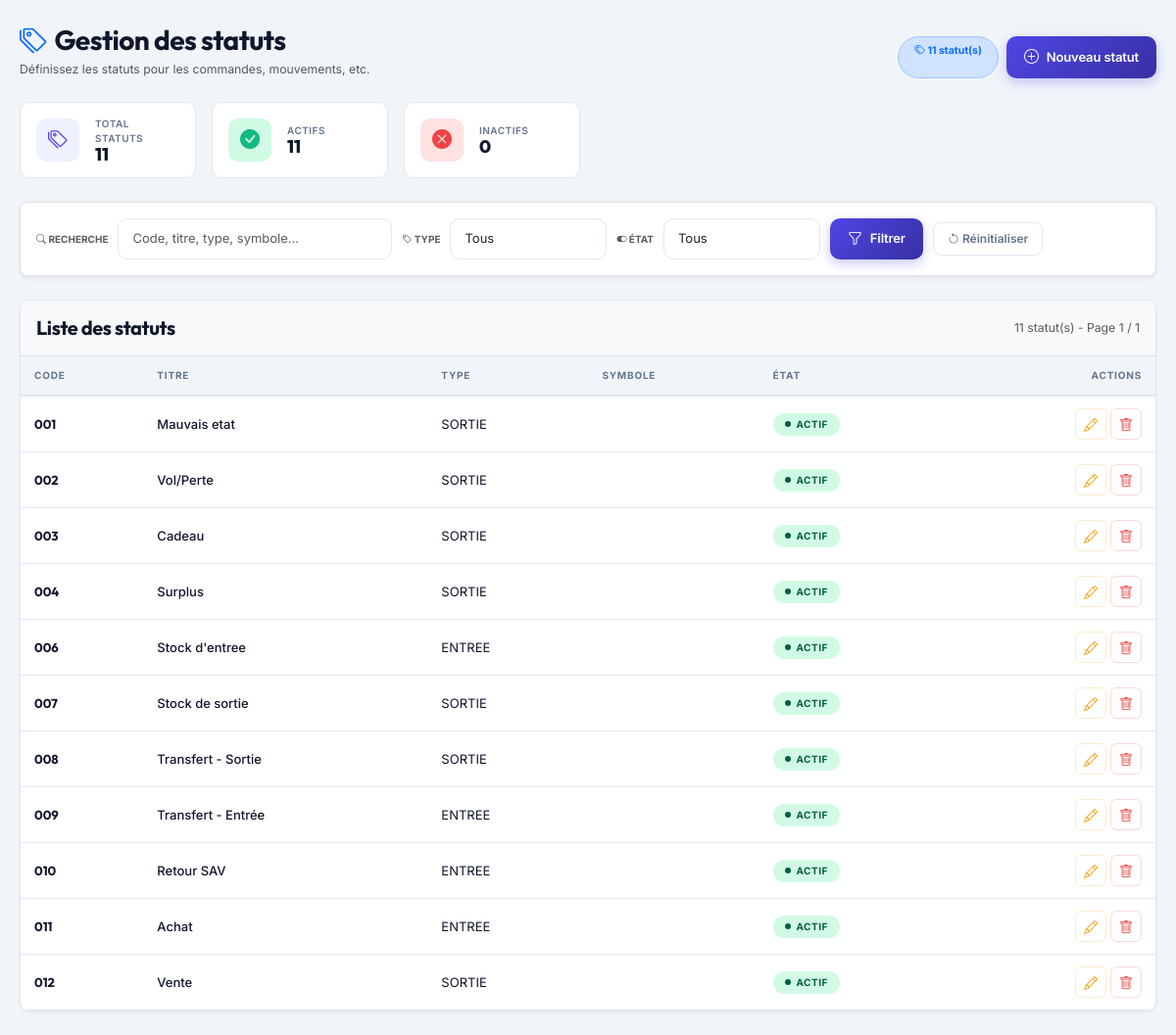
Page /views/statut/index.php on the committed database.
### tables this page shows
CREATE TABLE IF NOT EXISTS `statut` (
  `code_statut` varchar(100) NOT NULL,
  `titre_statut` varchar(100) NOT NULL,
  `type_statut` enum('ENTREE','SORTIE') DEFAULT NULL,
  `symbole_statut` varchar(100) NOT NULL,
  `etat_statut` varchar(100) NOT NULL,
  PRIMARY KEY (`code_statut`)
);

### views/statut/index.php (the view, shortened to what this page needs)
<?php
require 'databases/database.php';
function e($str)
{
    return htmlspecialchars($str ?? '', ENT_QUOTES, 'UTF-8');
}
function getTableContent($pdo, $search, $filtres, $page, $perPage = 20)
{
    $sql = "SELECT * FROM statut WHERE 1=1";
    $params = [];
    $countSql = str_replace("SELECT *", "SELECT COUNT(*)", $sql);
    $stmt = $pdo->prepare($countSql);
    $stmt->execute($params);
    $total = $stmt->fetchColumn();
    $totalPages = ceil($total / $perPage);
    $sql .= " ORDER BY code_statut LIMIT " . (($page - 1) * $perPage) . ", $perPage";
    $stmt = $pdo->prepare($sql);
    $stmt->execute($params);
    $statuts = $stmt->fetchAll(PDO::FETCH_ASSOC);
    if (empty($statuts)): ?>
        <tr><td colspan="6" class="text-center py-5 text-muted"><i class="bi bi-inbox fs-1 d-block mb-2 opacity-50"></i>Aucun statut trouvé</td></tr>
    <?php else: ?>
        <?php foreach ($statuts as $s): ?>
            <tr>
                <td class="td-bold"><?= e($s['code_statut']) ?></td>
                <td class="td-semi"><?= e($s['titre_statut']) ?></td>
                <td><?= e($s['type_statut']) ?></td>
                <td><?= e($s['symbole_statut'] ?? '—') ?></td>
                <td>
                    <span class="status-badge <?= $s['etat_statut'] === 'Actif' ? 'on' : 'off' ?>">
                        <span class="sdot"></span><?= e($s['etat_statut']) ?>
                    </span>
                </td>
                <td class="text-end">
                    <div class="d-inline-flex gap-1">
                        <button class="act-btn e editBtn" data-code="<?= e($s['code_statut']) ?>" title="Modifier"><i class="bi bi-pencil"></i></button>
                        <button class="act-btn d deleteBtn" data-code="<?= e($s['code_statut']) ?>" data-nom="<?= e($s['titre_statut']) ?>" title="Supprimer"><i class="bi bi-trash"></i></button>
                    </div>
                </td>
            </tr>
        <?php endforeach; ?>
    <?php endif;
    $tableHtml = ob_get_clean();
    if ($totalPages > 1): ?>
    <?php endif;
    $paginationHtml = ob_get_clean();
    return [
        'table'      => $tableHtml,
        'pagination' => $paginationHtml,
        'total'      => $total,
        'page'       => $page,
        'totalPages' => $totalPages
    ];
}
$search = trim($_POST['search'] ?? '');
$filtres = [
    'type' => trim($_POST['type'] ?? ''),
    'etat' => trim($_POST['etat'] ?? '')
];
$page = (int)($_POST['page'] ?? 1);
$initialData = getTableContent($pdo, $search, $filtres, $page);
$totalStatuts = $pdo->query("SELECT COUNT(*) FROM statut")->fetchColumn();
$actifs = $pdo->query("SELECT COUNT(*) FROM statut WHERE etat_statut = 'Actif'")->fetchColumn();
$inactifs = $pdo->query("SELECT COUNT(*) FROM statut WHERE etat_statut = 'Inactif'")->fetchColumn();
?>
<!DOCTYPE html>
<html lang="fr">
<head>
    <link href="https://cdn.jsdelivr.net/npm/bootstrap@5.3.2/dist/css/bootstrap.min.css" rel="stylesheet">
    <link href="https://cdn.jsdelivr.net/npm/bootstrap-icons@1.11.3/font/bootstrap-icons.css" rel="stylesheet">
    <link rel="stylesheet" href="https://cdn.jsdelivr.net/npm/bootstrap-select@1.14.0-beta3/dist/css/bootstrap-select.min.css">
</head>
<body>
<div class="W">
    <div class="d-flex flex-wrap justify-content-between align-items-end mb-4 gap-2">
        <div>
            <h1 class="h3 fw-bold mb-1"><i class="bi bi-tags text-primary me-2"></i>Gestion des statuts</h1>
            <p class="text-muted small mb-0">Définissez les statuts pour les commandes, mouvements, etc.</p>
        </div>
        <div class="d-flex gap-2">
            <span class="badge rounded-pill bg-primary-subtle text-primary border border-primary-subtle px-3 py-2">
                <i class="bi bi-tags"></i> <?= $totalStatuts ?> statut(s)
            </span>
            <button type="button" class="btn-chic btn-chic-primary" id="addBtn">
                <i class="bi bi-plus-circle"></i>
                <span>Nouveau statut</span>
            </button>
        </div>
    </div>
    <div class="row g-3 mb-4">
        <?php
        $stats = [
            ['primary', 'tags', 'Total statuts', $totalStatuts, ''],
            ['success', 'check-circle-fill', 'Actifs', $actifs, ''],
            ['danger', 'x-circle-fill', 'Inactifs', $inactifs, ''],
        ];
        $colorMap = [
            'primary' => ['var(--color-primary-soft)', 'var(--color-primary)'],
            'success' => ['var(--color-success-soft)', 'var(--color-success)'],
            'danger'  => ['var(--color-danger-soft)', 'var(--color-danger)'],
        ];
        foreach ($stats as $s): $bg = $colorMap[$s[0]][0]; $fg = $colorMap[$s[0]][1]; ?>
            <div class="col-6 col-md-4 col-xl-2">
                <div class="stat-card d-flex align-items-center gap-3 h-100">
                    <div class="stat-icon" style="background: <?= $bg ?>; color: <?= $fg ?>;">
                        <i class="bi bi-<?= $s[1] ?>"></i>
                    </div>
                    <div class="flex-grow-1 overflow-hidden">
                        <div class="stat-label"><?= $s[2] ?></div>
                        <div class="stat-value text-truncate"><?= $s[3] ?><?php if ($s[4]): ?><small class="text-muted ms-1" style="font-size:11px;"><?= $s[4] ?></small><?php endif; ?></div>
                    </div>
                </div>
            </div>
        <?php endforeach; ?>
    </div>
    <div class="bg-white border rounded-3 p-3 mb-4 shadow-sm">
        <form id="searchForm" method="post" onsubmit="return false;">
            <div class="d-flex flex-wrap align-items-center gap-3">
                <label class="text-uppercase small fw-bold text-muted mb-0"><i class="bi bi-search"></i> Recherche</label>
                <input type="text" id="searchInput" class="form-control" placeholder="Code, titre, type, symbole..." value="<?= e($search) ?>">
                <label class="text-uppercase small fw-bold text-muted mb-0"><i class="bi bi-tag"></i> Type</label>
                <select id="typeFilter" class="form-control selectpicker" data-live-search="true" data-live-search-placeholder="Rechercher un type..." data-width="100%">
                    <option value="">Tous</option>
                </select>
                <label class="text-uppercase small fw-bold text-muted mb-0"><i class="bi bi-toggle-on"></i> État</label>
                <select id="etatFilter" class="form-control selectpicker" data-live-search="true" data-live-search-placeholder="Rechercher un état..." data-width="100%">
                    <option value="">Tous</option>
                </select>
                <button type="button" class="btn-chic btn-chic-primary" id="filterBtn"><i class="bi bi-funnel"></i><span>Filtrer</span></button>
                <button type="button" class="btn-go-outline" id="resetBtn"><i class="bi bi-arrow-counterclockwise"></i> Réinitialiser</button>
            </div>
        </form>
    </div>
    <div class="data-table-wrap" id="tableWrapper">
        <div class="d-flex flex-wrap align-items-center justify-content-between p-3 border-bottom bg-light">
            <h5 class="mb-0 fw-bold" style="font-family:'Outfit',sans-serif;">Liste des statuts</h5>
            <span class="text-muted small" id="totalCount"><?= $initialData['total'] ?> statut(s) - Page <?= $initialData['page'] ?> / <?= max(1, $initialData['totalPages']) ?></span>
        </div>
        <div class="table-responsive">
            <table class="table table-hover align-middle mb-0">
                <thead>
                    <tr>
                        <th>Code</th>
                        <th>Titre</th>
                        <th>Type</th>
                        <th>Symbole</th>
                        <th>État</th>
                        <th class="text-end">Actions</th>
                    </tr>
                </thead>
                <tbody id="tableBody">
                    <?= $initialData['table'] ?>
                </tbody>
            </table>
        </div>
    </div>
</div>
<div class="position-fixed top-0 end-0 p-3" style="z-index:2000;">
</div>
</body>
</html>

### rows in the picture
statut: code_statut "001", titre_statut "Mauvais etat", type_statut "SORTIE", etat_statut "ACTIF"
statut: code_statut "002", titre_statut "Vol/Perte", type_statut "SORTIE", etat_statut "ACTIF"
statut: code_statut "003", titre_statut "Cadeau", type_statut "SORTIE", etat_statut "ACTIF"
statut: code_statut "004", titre_statut "Surplus", type_statut "SORTIE", etat_statut "ACTIF"
statut: code_statut "006", titre_statut "Stock d'entree", type_statut "ENTREE", etat_statut "ACTIF"
statut: code_statut "007", titre_statut "Stock de sortie", type_statut "SORTIE", etat_statut "ACTIF"
statut: code_statut "008", titre_statut "Transfert - Sortie", type_statut "SORTIE", etat_statut "ACTIF"
statut: code_statut "009", titre_statut "Transfert - Entrée", type_statut "ENTREE", etat_statut "ACTIF"
statut: code_statut "010", titre_statut "Retour SAV", type_statut "ENTREE", etat_statut "ACTIF"
statut: code_statut "011", titre_statut "Achat", type_statut "ENTREE", etat_statut "ACTIF"
statut: code_statut "012", titre_statut "Vente", type_statut "SORTIE", etat_statut "ACTIF"

### other values in the picture
$totalStatuts "11"
$s[2] "TOTAL STATUTS"
$s[3] "11"
$s[2] "ACTIFS"
$s[2] "INACTIFS"
$s[3] "0"
$initialData['total'] "11"
$initialData['page'] "1"
max(1, $initialData['totalPages']) "1"
